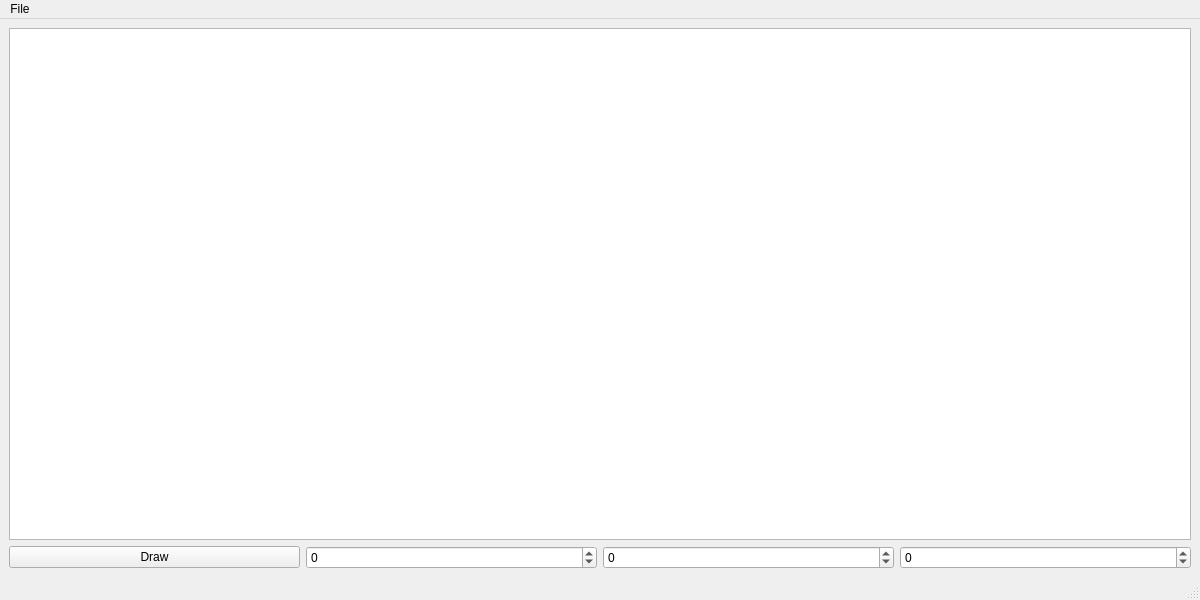
<?xml version="1.0" encoding="UTF-8"?>
<ui version="4.0">
 <class>MainWindow</class>
 <widget class="QMainWindow" name="MainWindow">
  <property name="geometry">
   <rect>
    <x>0</x>
    <y>0</y>
    <width>1200</width>
    <height>600</height>
   </rect>
  </property>
  <property name="minimumSize">
   <size>
    <width>1200</width>
    <height>600</height>
   </size>
  </property>
  <property name="windowTitle">
   <string>Ray Tracing</string>
  </property>
  <widget class="QWidget" name="centralwidget">
   <layout class="QVBoxLayout" name="verticalLayout">
    <item>
     <widget class="QGraphicsView" name="graphicsView">
      <property name="verticalScrollBarPolicy">
       <enum>Qt::ScrollBarAlwaysOff</enum>
      </property>
      <property name="horizontalScrollBarPolicy">
       <enum>Qt::ScrollBarAlwaysOff</enum>
      </property>
     </widget>
    </item>
    <item>
     <layout class="QHBoxLayout" name="horizontalLayout">
      <item>
       <widget class="QPushButton" name="drawButton">
        <property name="text">
         <string>Draw</string>
        </property>
       </widget>
      </item>
      <item>
       <widget class="QSpinBox" name="xBox">
        <property name="minimum">
         <number>-360</number>
        </property>
        <property name="maximum">
         <number>360</number>
        </property>
       </widget>
      </item>
      <item>
       <widget class="QSpinBox" name="yBox">
        <property name="minimum">
         <number>-360</number>
        </property>
        <property name="maximum">
         <number>360</number>
        </property>
       </widget>
      </item>
      <item>
       <widget class="QSpinBox" name="zBox">
        <property name="minimum">
         <number>-360</number>
        </property>
        <property name="maximum">
         <number>360</number>
        </property>
       </widget>
      </item>
     </layout>
    </item>
   </layout>
  </widget>
  <widget class="QMenuBar" name="menubar">
   <property name="geometry">
    <rect>
     <x>0</x>
     <y>0</y>
     <width>1200</width>
     <height>36</height>
    </rect>
   </property>
   <widget class="QMenu" name="menuFile">
    <property name="title">
     <string>File</string>
    </property>
    <addaction name="actionSave"/>
    <addaction name="actionLoad"/>
   </widget>
   <addaction name="menuFile"/>
  </widget>
  <widget class="QStatusBar" name="statusbar"/>
  <action name="actionSave">
   <property name="text">
    <string>Save</string>
   </property>
  </action>
  <action name="actionLoad">
   <property name="text">
    <string>Load</string>
   </property>
  </action>
 </widget>
 <resources/>
 <connections/>
</ui>
